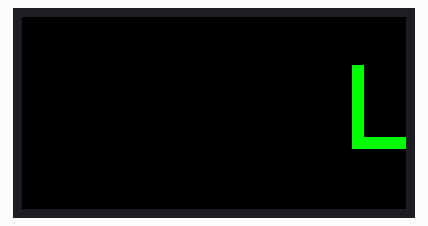
The program below on a simulated ESP32-S3. On the bench: 64×32 colour display. What the program prints to the serial monitor is not drawn.

Above: at 0.48 s.
At 5.04 s:
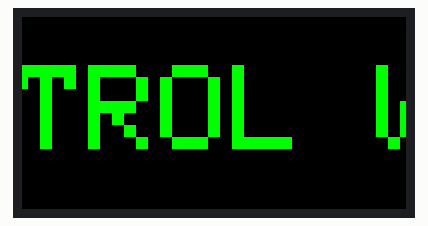
At 9.99 s:
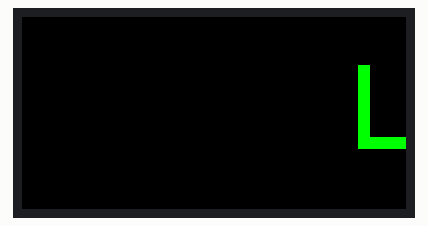
At 19.85 s:
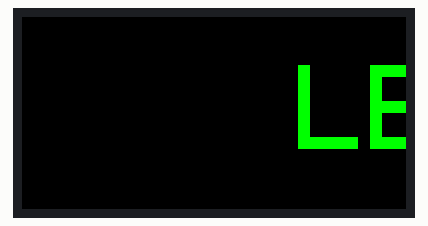
At 29.71 s:
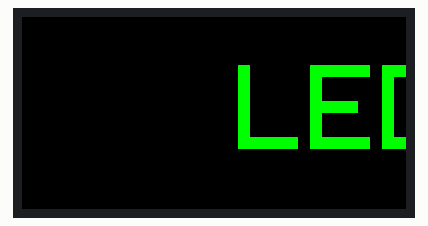
At 39.57 s:
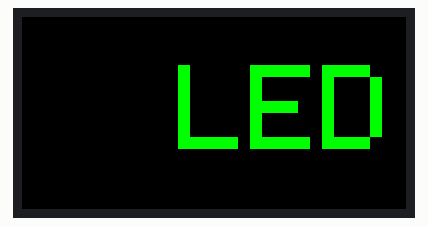

The program:

main.cpp
```cpp
#include <Arduino.h>
#include <ESP32-HUB75-MatrixPanel-I2S-DMA.h>

namespace {

constexpr uint16_t kPanelWidth = 64;
constexpr uint16_t kPanelHeight = 32;
constexpr uint8_t kBrightness = 64; // 25% brightness.
constexpr uint8_t kTextSize = 2;
constexpr uint32_t kScrollDelayMs = 30;
constexpr char kMessage[] = "LED CONTROL WORKING";
// The built-in GFX font advances by six pixels and has an eight-pixel cell.
constexpr int16_t kTextWidth = (sizeof(kMessage) - 1) * 6 * kTextSize;
constexpr int16_t kTextY = (kPanelHeight - 8 * kTextSize) / 2;

MatrixPanel_I2S_DMA *matrix = nullptr;
int16_t text_x = kPanelWidth;

} // namespace

void setup() {
    Serial.begin(115200);
    // Start even if no PC or serial monitor is connected.

    // Seengreat RGB Matrix HUB75 S3 pin mapping, same as the OBS receiver.
    HUB75_I2S_CFG::i2s_pins pins = {
        5, 4, 6,       // R1, G1, B1
        15, 7, 17,     // R2, G2, B2
        8, 18, 10, 9, 16, // A, B, C, D, E
        11, 13, 12     // LAT, OE, CLK
    };
    HUB75_I2S_CFG config(kPanelWidth, kPanelHeight, 1, pins);
    config.double_buff = true;
    matrix = new MatrixPanel_I2S_DMA(config);
    if (!matrix || !matrix->begin()) {
        for (;;) {
            Serial.println("Smoke test: matrix initialization failed.");
            delay(1000);
        }
    }

    matrix->setBrightness8(kBrightness);
    matrix->clearScreen();
    matrix->flipDMABuffer();
    matrix->clearScreen();
    matrix->setTextWrap(false);
    matrix->setTextSize(kTextSize);
    matrix->setTextColor(matrix->color565(0, 255, 0));
    Serial.println("Smoke test: scrolling LED CONTROL WORKING on a 64x32 panel.");
}

void loop() {
    matrix->clearScreen();
    matrix->setCursor(text_x, kTextY);
    matrix->print(kMessage);
    matrix->flipDMABuffer();

    if (--text_x < -kTextWidth) {
        text_x = kPanelWidth;
    }
    delay(kScrollDelayMs);
}
```
